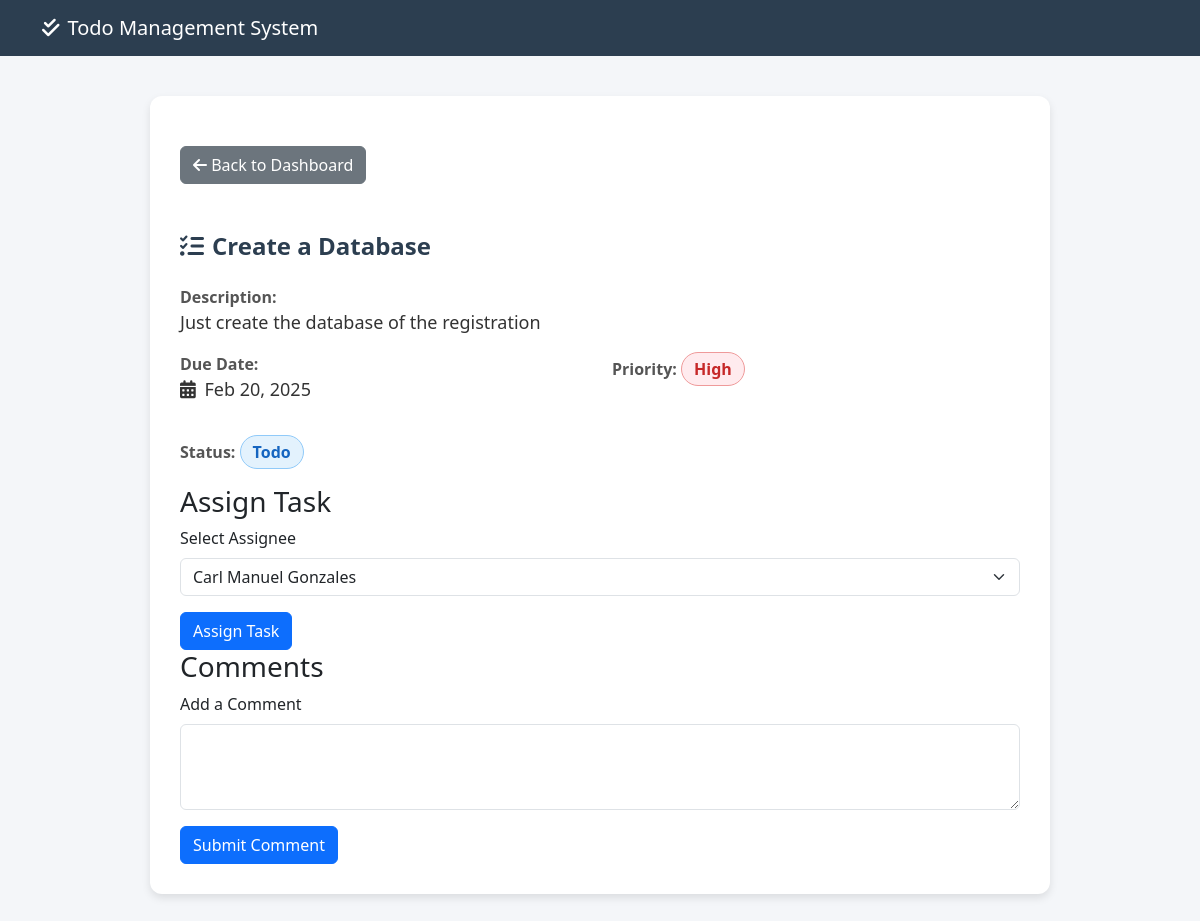
/view_task.php?id=3, run on the app's committed database.
### tables this page shows
CREATE TABLE `tasks` (
  `id` int(11) NOT NULL,
  `title` varchar(255) NOT NULL,
  `description` text DEFAULT NULL,
  `due_date` date NOT NULL,
  `priority` enum('Low','Medium','High') DEFAULT 'Medium',
  `status` enum('todo','in_progress','done') DEFAULT 'todo',
  `created_at` timestamp NOT NULL DEFAULT current_timestamp(),
  `updated_at` timestamp NOT NULL DEFAULT current_timestamp() ON UPDATE current_timestamp(),
  `assignee_id` int(11) DEFAULT NULL
);

### view_task.php (the view, shortened to what this page needs)
<?php
    include 'db_connect.php';
    $id = $_GET['id'];
    $query = "SELECT * FROM tasks WHERE id = $id";
    $result = mysqli_query($conn, $query);
    $task = mysqli_fetch_assoc($result);
    $users = [
        ['id' => 1, 'name' => 'Aila Niala'],
        ['id' => 2, 'name' => 'Alexander Flores'],
        ['id' => 3, 'name' => 'Andrei Asnan'],
        ['id' => 4, 'name' => 'Carl Manuel Gonzales'],
        ['id' => 5, 'name' => 'Carla Tabafunda']
    ];
?>
<!DOCTYPE html>
<html lang="en">
<head>
    <link href="https://cdn.jsdelivr.net/npm/bootstrap@5.3.0/dist/css/bootstrap.min.css" rel="stylesheet">
    <link rel="stylesheet" href="https://cdnjs.cloudflare.com/ajax/libs/font-awesome/6.0.0/css/all.min.css">
</head>
<body>
    <nav class="navbar navbar-expand-lg navbar-dark">
        <div class="container">
            <a class="navbar-brand" href="index.php">
                <i class="fas fa-check-double me-2"></i>Todo Management System
            </a>
        </div>
    </nav>
    <div class="container">
        <div class="task-container">
            <a href="index.php" class="btn btn-secondary back-btn">
                <i class="fas fa-arrow-left"></i> Back to Dashboard
            </a>
            <br><br><br>
            <h2 class="task-title mb-4">
                <i class="fas fa-tasks me-2"></i><?php echo htmlspecialchars($task['title']); ?>
            </h2>
            <div class="mb-3">
                <span class="task-label">Description:</span>
                <p class="task-value"><?php echo nl2br(htmlspecialchars($task['description'])); ?></p>
            </div>
            <div class="row">
                <div class="col-md-6 mb-3">
                    <span class="task-label">Due Date:</span>
                    <p class="task-value"><i class="fas fa-calendar-alt me-1"></i>
                        <?php echo date('M d, Y', strtotime($task['due_date'])); ?>
                    </p>
                </div>
                <div class="col-md-6 mb-3">
                    <span class="task-label">Priority:</span>
                    <span class="badge priority-<?php echo strtolower($task['priority']); ?>">
                        <?php echo $task['priority']; ?>
                    </span>
                </div>
                <div class="col-md-6 mb-3">
                    <span class="task-label">Status:</span>
                    <span class="badge status-<?php echo str_replace('_', '-', $task['status']); ?>">
                        <?php echo ucwords(str_replace('_', ' ', $task['status'])); ?>
                    </span>
                </div>
            </div>
            <h3>Assign Task</h3>
            <form action="" method="POST">
                <div class="mb-3">
                    <label for="assignee" class="form-label">Select Assignee</label>
                    <select class="form-select" id="assignee" name="assignee_id">
                        <?php foreach ($users as $user): ?>
                            <option value="<?php echo $user['id']; ?>" <?php echo $user['id'] == $task['assignee_id'] ? 'selected' : ''; ?>>
                                <?php echo $user['name']; ?>
                            </option>
                        <?php endforeach; ?>
                    </select>
                </div>
                <button type="submit" class="btn btn-primary">Assign Task</button>
            </form>
            <h3>Comments</h3>
            <form action="process_comment.php" method="POST">
                <div class="mb-3">
                    <label for="comment" class="form-label">Add a Comment</label>
                    <textarea class="form-control" id="comment" name="comment" rows="3" required></textarea>
                </div>
                <button type="submit" class="btn btn-primary">Submit Comment</button>
            </form>
        </div>
    </div>
</body>
</html>

### view_task.php (style rules this page uses)
body { background-color: #f4f6f9; }
.navbar { background-color: #2c3e50; }
.navbar-brand { color: white !important; }
.task-container { max-width: 900px; margin: 40px auto; padding: 30px; background: white; border-radius: 12px; box-shadow: 0 4px 8px rgba(0, 0, 0, 0.1); }
.task-title { font-size: 24px; font-weight: bold; color: #2c3e50; }
.task-label { font-weight: 600; color: #555; font-size: 16px; }
.task-value { font-size: 18px; color: #333; }
.badge { font-size: 16px; padding: 8px 12px; border-radius: 20px; }
.priority-high { background-color: #ffebee; color: #c62828; border: 1px solid #ef9a9a; }
.status-todo { background-color: #e3f2fd; color: #1565c0; border: 1px solid #90caf9; }
.back-btn { margin-top: 20px; }

### data on the page
tasks: title "Create a Database", description "Just create the database of the registration", due_date "Feb 20, 2025", priority "High", status "Todo", assignee_id "Carl Manuel Gonzales"
